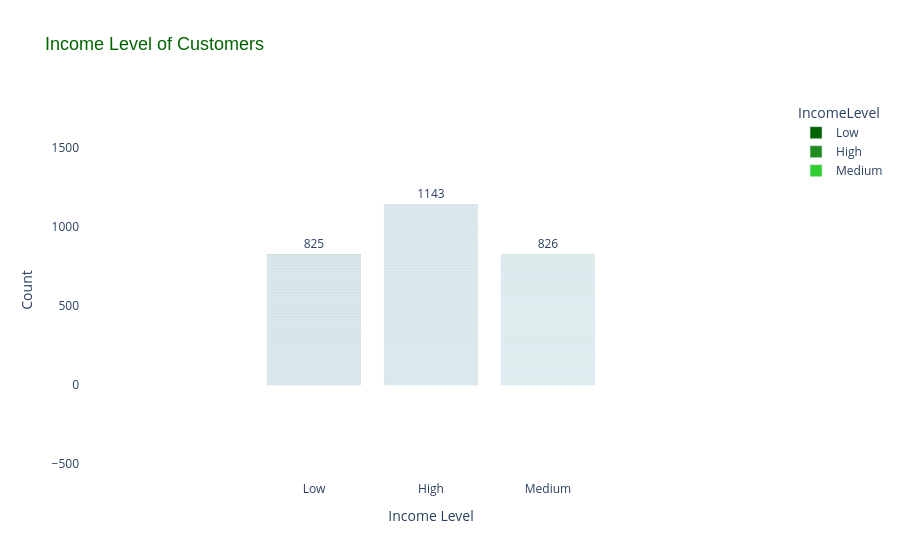

Write notebook code for a chart like this one.
### Code cell
import pandas as pd
import plotly.express as px

# Define a custom color palette with darker shades
custom_colors = ["#006400", "#228B22", "#32CD32"]  # Darker greens for Low, Medium, High

# Ensure IncomeLevel is ordered correctly
final_combined_dataset["IncomeLevel"] = pd.Categorical(
    final_combined_dataset["IncomeLevel"], categories=["Low", "Medium", "High"], ordered=True
)

# Calculate the total count of customers per IncomeLevel
income_counts = final_combined_dataset["IncomeLevel"].value_counts().reset_index()
income_counts.columns = ["IncomeLevel", "Count"]

# Merge the total counts with the original dataset
final_combined_dataset = final_combined_dataset.merge(income_counts, on="IncomeLevel", how="left")

# Income Level Distribution
fig_income = px.bar(
    final_combined_dataset,
    x="IncomeLevel",
    color="IncomeLevel",
    title="Income Level of Customers",
    color_discrete_sequence=custom_colors,
    text="Count",  # Use the merged count column for text labels
)

# Add total count label to each bar in the graph (above the bar)
fig_income.update_traces(textposition="outside", texttemplate="%{text}")

# Show the count in the tooltip
fig_income.update_traces(
    hovertemplate="Income Level: %{x}<br>Count: %{y}<extra></extra>"  # Custom tooltip to show count
)

# Layout customization
fig_income.update_layout(
    xaxis_title="Income Level",
    yaxis_title="Count",
    plot_bgcolor="white",
    title_font=dict(size=18, family="Arial", color="darkgreen"),
)

fig_income.show()

### Figure 1 — Plotly figure (JSON) as saved in the notebook; plotly's stock layout.template omitted (floating-point values rounded to 4 significant figures; data arrays with more than 128 entries replaced by an {"elided": "..."} marker saying what was removed)
{"data": [{"alignmentgroup": "True", "hovertemplate": "Income Level: %{x}<br>Count: %{y}<extra></extra>", "legendgroup": "Low", "marker": {"color": "#006400", "pattern": {"shape": ""}}, "name": "Low", "offsetgroup": "Low", "orientation": "v", "showlegend": true, "text": {"elided": "825 int values"}, "textposition": "outside", "texttemplate": "%{text}", "type": "bar", "x": {"elided": "825 str values"}, "xaxis": "x", "y": {"elided": "825 int values"}, "yaxis": "y"}, {"alignmentgroup": "True", "hovertemplate": "Income Level: %{x}<br>Count: %{y}<extra></extra>", "legendgroup": "High", "marker": {"color": "#228B22", "pattern": {"shape": ""}}, "name": "High", "offsetgroup": "High", "orientation": "v", "showlegend": true, "text": {"elided": "1143 int values"}, "textposition": "outside", "texttemplate": "%{text}", "type": "bar", "x": {"elided": "1143 str values"}, "xaxis": "x", "y": {"elided": "1143 int values"}, "yaxis": "y"}, {"alignmentgroup": "True", "hovertemplate": "Income Level: %{x}<br>Count: %{y}<extra></extra>", "legendgroup": "Medium", "marker": {"color": "#32CD32", "pattern": {"shape": ""}}, "name": "Medium", "offsetgroup": "Medium", "orientation": "v", "showlegend": true, "text": {"elided": "826 int values"}, "textposition": "outside", "texttemplate": "%{text}", "type": "bar", "x": {"elided": "826 str values"}, "xaxis": "x", "y": {"elided": "826 int values"}, "yaxis": "y"}], "layout": {"autosize": true, "barmode": "relative", "dragmode": "pan", "legend": {"title": {"text": "IncomeLevel"}, "tracegroupgap": 0}, "plot_bgcolor": "white", "title": {"font": {"color": "darkgreen", "family": "Arial", "size": 18}, "text": "Income Level of Customers"}, "xaxis": {"anchor": "y", "autorange": false, "categoryarray": ["Low", "High", "Medium"], "categoryorder": "array", "domain": [0, 1], "range": [-2, 4], "title": {"text": "Income Level"}, "type": "category"}, "yaxis": {"anchor": "x", "autorange": false, "domain": [0, 1], "range": [-601.6, 1805.0], "title": {"text": "Count"}, "type": "linear"}}}
